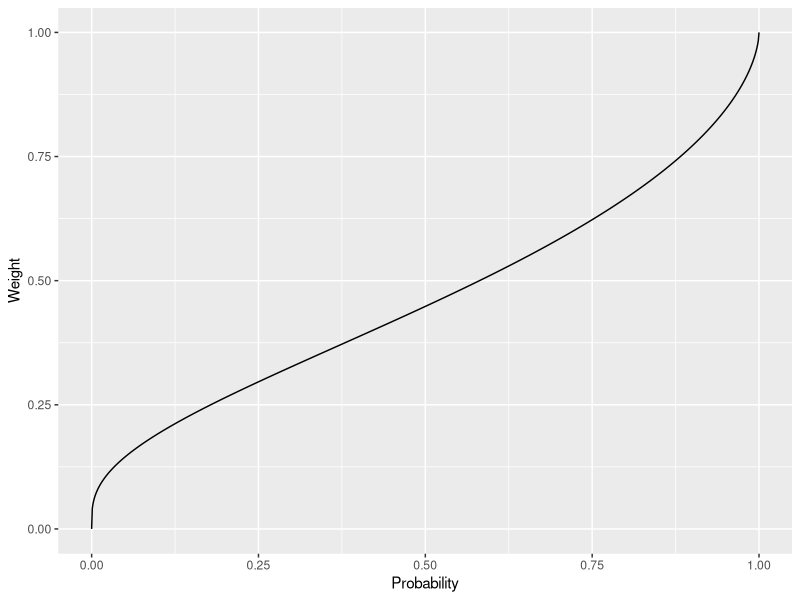

This chart was generated by the following R code:
## ---- chunk 1
#| code-fold: false

#Plot of probability weighting function using ggplot2
library(ggplot2)

#Define probability weighting function
prob_weight <- function(p, alpha){
  exp(-(-log(p))^alpha)
}

#Create data frame of probabilities and weights
prob <- seq(0, 1, 0.001)
prob_df <- data.frame(prob = prob, weight = prob_weight(prob, 0.6))

#Plot
ggplot(prob_df, aes(x = prob, y = weight)) +
  geom_line() +

  #Add labels
  labs(x = "Probability", y = "Weight")
